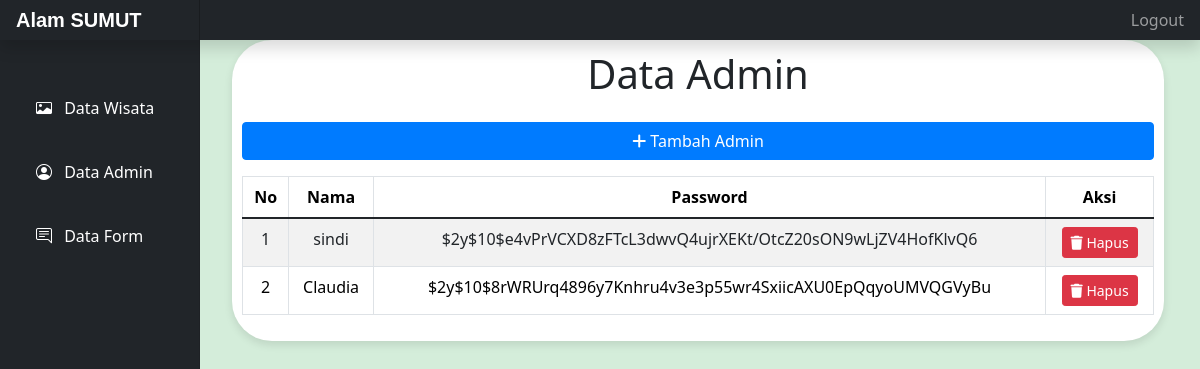
/admin/index.php?page=admin (signed in), run on the app's committed database.
### tables this page shows
CREATE TABLE `tabel_admin` (
  `id_admin` int(4) NOT NULL,
  `nama_admin` varchar(50) NOT NULL,
  `password` varchar(100) NOT NULL
);

### admin/fungsi.php (called while the page is built, shortened)
<?php
    function koneksi() {
    $host = "localhost";
    $user = "root";
    $pass = "";
    $db = "db_websitepariwisata";
    $conn = new mysqli($host, $user, $pass, $db);
    return $conn;
    }
    function queryAll($s) {
    $conn = koneksi();
    $data = $conn->query($s);
    $rows = [];
    while($row = $data->fetch_assoc()) {
        $rows[] = $row;
    }
    return $rows;
    }
?>

### admin/admin.php (the view, shortened to what this page needs)
<?php
$data2 = queryAll("SELECT * FROM tabel_admin");
?>
<!DOCTYPE html>
<html lang="en">
<head>
  <link href="https://stackpath.bootstrapcdn.com/bootstrap/5.1.3/css/bootstrap.min.css" rel="stylesheet">
  <link rel="stylesheet" href="https://cdnjs.cloudflare.com/ajax/libs/font-awesome/6.0.0-beta3/css/all.min.css">
</head>
<body>
  <div class="container">
    <h1 class='page mb-4'>Data Admin</h1>
    <a href="tambah_admin.php" class='btn btn-custom mb-3 d-block mx-auto'><i class="fas fa-plus"></i> Tambah Admin</a>
    <?php if (empty($data2)) : ?>
      <div class="alert-custom text-center">
        Data tidak ditemukan!
      </div>
    <?php else: ?>
      <div class='table-responsive'>
        <table class='table table-striped table-bordered'>
          <thead>
            <tr>
              <th>No</th>
              <th>Nama</th>
              <th>Password</th>
              <th>Aksi</th>
            </tr>
          </thead>
          <tbody>
            <?php $no = 1; ?>
            <?php foreach($data2 as $row) : ?>
              <tr>
                <td><?= $no++; ?></td>
                <td><?= htmlspecialchars($row['nama_admin']); ?></td>
                <td><?= htmlspecialchars($row['password']); ?></td>
                <td>
                  <a onclick="return confirm('Apakah yakin menghapus data ?')" href="hapus_admin.php?id_admin=<?= $row['id_admin']; ?>" class="btn btn-danger-custom btn-sm">
                    <i class="fas fa-trash"></i> Hapus
                  </a>
                </td>
              </tr>
            <?php endforeach; ?>
          </tbody>
        </table>
      </div>
    <?php endif; ?>
  </div>
</body>
</html>

### admin/assets2/dashboard.css (style rules this page uses)
body { font-size: 0.875rem; }

### admin/admin.php (style rules this page uses)
body { background-color: #d4edda; margin: 0; padding: 0; height: 100vh; font-display: ; justify-content: baseline; align-items: flex-start; }
.container { background-color: #ffffff; padding: 10px; border-radius: 40px; width: 100%; max-width: 1200px; box-shadow: 0 4px 8px rgba(0, 0, 0, 0.1); }
.table th, .table td { text-align: center; }
.btn-custom { color: #fff; background-color: #007bff; border-color: #007bff; }
.btn-danger-custom { color: #fff; background-color: #dc3545; border-color: #dc3545; }
h1 { margin-bottom: 20px; text-align: center; }

### data on the page
tabel_admin: nama_admin "sindi", password "$2y$10$e4vPrVCXD8zFTcL3dwvQ4ujrXEKt/OtcZ20sON9wLjZV4HofKlvQ6"
tabel_admin: nama_admin "Claudia", password "$2y$10$8rWRUrq4896y7Knhru4v3e3p55wr4SxiicAXU0EpQqyoUMVQGVyBu"
